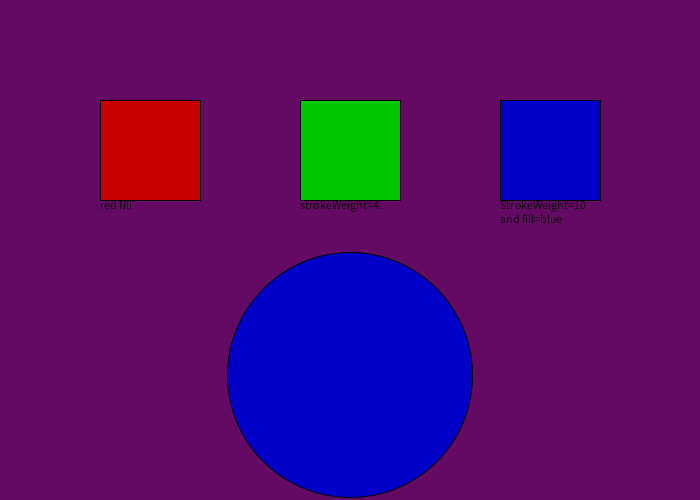
Frame 1 (no input)
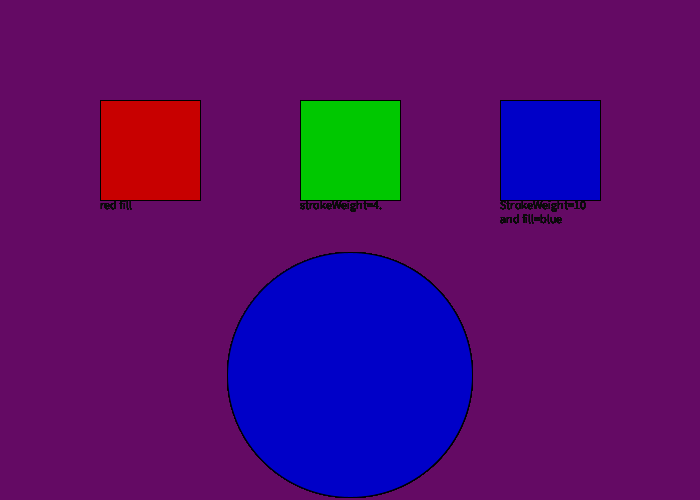
Frame 60 (the mouse pressed at the canvas centre just before this capture)
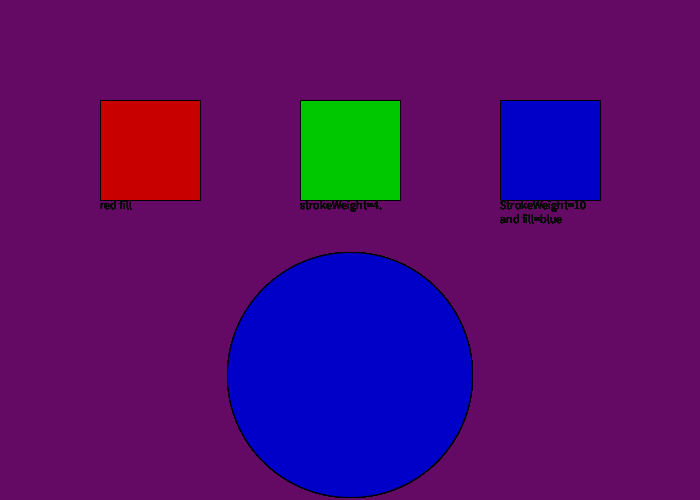
Frame 120 (the mouse held since frame 60 and released just before this capture)

The Processing sketch that drew these frames (run headless with seeded random() and noise(); from frame 60 on, the mouse is pressed at the canvas centre):

// Processing sketch: happy_face
// ── happy_face.pde
// Set up canvas
void setup() {
  size(700, 500); // Size of canvas
  background(100, 10, 100); // Background color as rgb values

 




}

void draw() {
  fill(0,200,0);
  rect(300,100,100,100); 
  fill(200,0,0);
  rect(100,100,100,100); 
  fill(0,0,200);
  rect(500,100,100,100); 
  String s = "strokeWeight=4.";
  String A = "red fill";
  String L = "StrokeWeight=10 and fill=blue";

   ellipse(350,375,245,245);

fill(9);
text(s, 300, 200, 100, 100);  
  text(A, 100, 200, 100, 100);
  text(L, 500, 200, 100, 100);



}
